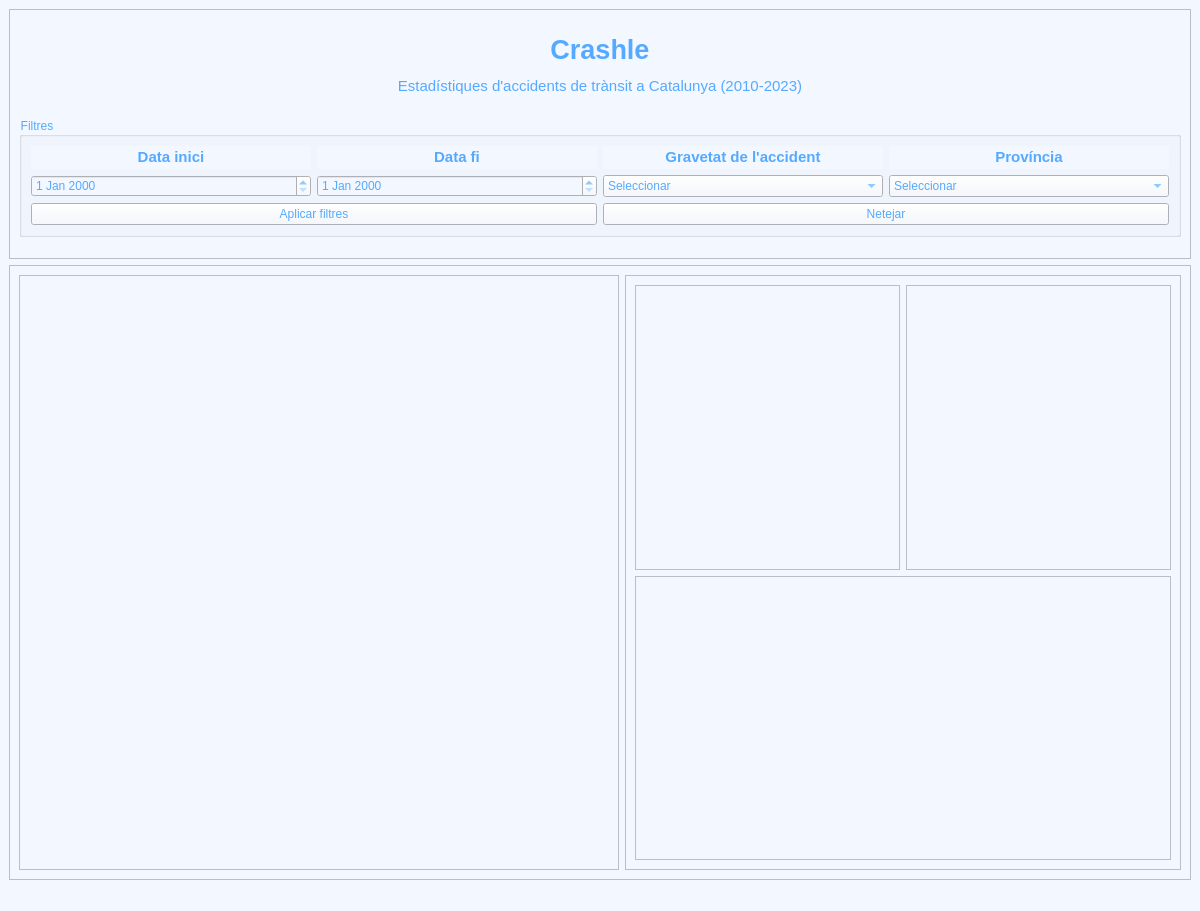
<?xml version="1.0" encoding="UTF-8"?>
<ui version="4.0">
 <class>MainWindow</class>
 <widget class="QMainWindow" name="MainWindow">
  <property name="geometry">
   <rect>
    <x>0</x>
    <y>0</y>
    <width>1200</width>
    <height>911</height>
   </rect>
  </property>
  <property name="windowTitle">
   <string>MainWindow</string>
  </property>
  <property name="styleSheet">
   <string notr="true">background-color: rgb(243, 247, 255);</string>
  </property>
  <widget class="QWidget" name="centralWidget">
   <property name="maximumSize">
    <size>
     <width>16777215</width>
     <height>900</height>
    </size>
   </property>
   <layout class="QVBoxLayout" name="verticalLayout_5">
    <item>
     <widget class="QFrame" name="headerFrame">
      <property name="maximumSize">
       <size>
        <width>16777215</width>
        <height>250</height>
       </size>
      </property>
      <property name="frameShape">
       <enum>QFrame::Shape::StyledPanel</enum>
      </property>
      <property name="frameShadow">
       <enum>QFrame::Shadow::Raised</enum>
      </property>
      <layout class="QVBoxLayout" name="verticalLayout_6">
       <item>
        <widget class="QLabel" name="Header">
         <property name="minimumSize">
          <size>
           <width>0</width>
           <height>70</height>
          </size>
         </property>
         <property name="maximumSize">
          <size>
           <width>16777215</width>
           <height>70</height>
          </size>
         </property>
         <property name="styleSheet">
          <string notr="true">color: rgb(85, 170, 255);
gridline-color: rgb(0, 0, 255);
background-color: rgb(243, 247, 255);</string>
         </property>
         <property name="text">
          <string>&lt;html&gt;&lt;head/&gt;&lt;body&gt;&lt;p align=&quot;center&quot;&gt;&lt;span style=&quot; font-size:20pt; font-weight:700;&quot;&gt;Crashle&lt;/span&gt;&lt;/p&gt;&lt;p align=&quot;center&quot;&gt;&lt;span style=&quot; font-size:11pt;&quot;&gt;Estadístiques d'accidents de trànsit a Catalunya (2010-2023)&lt;/span&gt;&lt;/p&gt;&lt;/body&gt;&lt;/html&gt;</string>
         </property>
        </widget>
       </item>
       <item>
        <widget class="QGroupBox" name="FiltersGroup">
         <property name="minimumSize">
          <size>
           <width>0</width>
           <height>100</height>
          </size>
         </property>
         <property name="maximumSize">
          <size>
           <width>16777215</width>
           <height>120</height>
          </size>
         </property>
         <property name="styleSheet">
          <string notr="true">color: rgb(85, 170, 255);
font: 11pt &quot;Segoe UI&quot;;
background-color: rgb(243, 247, 255);
border-color: rgb(0, 0, 255);</string>
         </property>
         <property name="title">
          <string>Filtres</string>
         </property>
         <layout class="QGridLayout" name="gridLayout">
          <item row="1" column="3">
           <widget class="QComboBox" name="comboBox_5">
            <item>
             <property name="text">
              <string>Seleccionar</string>
             </property>
            </item>
            <item>
             <property name="text">
              <string>Barcelona</string>
             </property>
            </item>
            <item>
             <property name="text">
              <string>Girona</string>
             </property>
            </item>
            <item>
             <property name="text">
              <string>LLeida</string>
             </property>
            </item>
            <item>
             <property name="text">
              <string>Tarragona</string>
             </property>
            </item>
           </widget>
          </item>
          <item row="0" column="3">
           <widget class="QLabel" name="label_5">
            <property name="styleSheet">
             <string notr="true">color: rgb(85, 170, 255);
background-color: rgb(243, 247, 255);</string>
            </property>
            <property name="text">
             <string>&lt;html&gt;&lt;head/&gt;&lt;body&gt;&lt;p align=&quot;center&quot;&gt;&lt;span style=&quot; font-size:11pt; font-weight:700;&quot;&gt;Província&lt;/span&gt;&lt;/p&gt;&lt;/body&gt;&lt;/html&gt;</string>
            </property>
           </widget>
          </item>
          <item row="1" column="0">
           <widget class="QDateEdit" name="dateEdit">
            <property name="styleSheet">
             <string notr="true">color: rgb(85, 170, 255);
</string>
            </property>
           </widget>
          </item>
          <item row="1" column="1">
           <widget class="QDateEdit" name="dateEdit_2"/>
          </item>
          <item row="1" column="2">
           <widget class="QComboBox" name="comboBox_2">
            <item>
             <property name="text">
              <string>Seleccionar</string>
             </property>
            </item>
            <item>
             <property name="text">
              <string>Accident greu</string>
             </property>
            </item>
            <item>
             <property name="text">
              <string>Accident mortal</string>
             </property>
            </item>
           </widget>
          </item>
          <item row="0" column="0">
           <widget class="QLabel" name="label_2">
            <property name="styleSheet">
             <string notr="true">color: rgb(85, 170, 255);
font: 11pt &quot;Segoe UI&quot;;
background-color: rgb(243, 247, 255);</string>
            </property>
            <property name="text">
             <string>&lt;html&gt;&lt;head/&gt;&lt;body&gt;&lt;p align=&quot;center&quot;&gt;&lt;span style=&quot; font-size:11pt; font-weight:700;&quot;&gt;Data inici&lt;/span&gt;&lt;/p&gt;&lt;/body&gt;&lt;/html&gt;</string>
            </property>
           </widget>
          </item>
          <item row="0" column="1">
           <widget class="QLabel" name="label_3">
            <property name="styleSheet">
             <string notr="true">color: rgb(85, 170, 255);
background-color: rgb(243, 247, 255);</string>
            </property>
            <property name="text">
             <string>&lt;html&gt;&lt;head/&gt;&lt;body&gt;&lt;p align=&quot;center&quot;&gt;&lt;span style=&quot; font-size:11pt; font-weight:700;&quot;&gt;Data fi&lt;/span&gt;&lt;/p&gt;&lt;/body&gt;&lt;/html&gt;</string>
            </property>
           </widget>
          </item>
          <item row="0" column="2">
           <widget class="QLabel" name="label_4">
            <property name="styleSheet">
             <string notr="true">color: rgb(85, 170, 255);
background-color: rgb(243, 247, 255);</string>
            </property>
            <property name="text">
             <string>&lt;html&gt;&lt;head/&gt;&lt;body&gt;&lt;p align=&quot;center&quot;&gt;&lt;span style=&quot; font-size:11pt; font-weight:700;&quot;&gt;Gravetat de l'accident&lt;/span&gt;&lt;/p&gt;&lt;/body&gt;&lt;/html&gt;</string>
            </property>
           </widget>
          </item>
          <item row="2" column="0" colspan="2">
           <widget class="QPushButton" name="pushButton">
            <property name="text">
             <string>Aplicar filtres</string>
            </property>
           </widget>
          </item>
          <item row="2" column="2" colspan="2">
           <widget class="QPushButton" name="pushButton_2">
            <property name="text">
             <string>Netejar</string>
            </property>
           </widget>
          </item>
         </layout>
        </widget>
       </item>
      </layout>
     </widget>
    </item>
    <item>
     <widget class="QFrame" name="bottomFrame">
      <property name="maximumSize">
       <size>
        <width>16777215</width>
        <height>650</height>
       </size>
      </property>
      <property name="frameShape">
       <enum>QFrame::Shape::StyledPanel</enum>
      </property>
      <property name="frameShadow">
       <enum>QFrame::Shadow::Raised</enum>
      </property>
      <layout class="QHBoxLayout" name="horizontalLayout">
       <item>
        <widget class="QFrame" name="mapFrame">
         <property name="minimumSize">
          <size>
           <width>600</width>
           <height>0</height>
          </size>
         </property>
         <property name="frameShape">
          <enum>QFrame::Shape::StyledPanel</enum>
         </property>
         <property name="frameShadow">
          <enum>QFrame::Shadow::Raised</enum>
         </property>
         <layout class="QVBoxLayout" name="verticalLayout"/>
        </widget>
       </item>
       <item>
        <widget class="QFrame" name="dashboardFrame">
         <property name="frameShape">
          <enum>QFrame::Shape::StyledPanel</enum>
         </property>
         <property name="frameShadow">
          <enum>QFrame::Shadow::Raised</enum>
         </property>
         <layout class="QGridLayout" name="gridLayout_2">
          <item row="0" column="0">
           <widget class="QFrame" name="viaFrame">
            <property name="frameShape">
             <enum>QFrame::Shape::StyledPanel</enum>
            </property>
            <property name="frameShadow">
             <enum>QFrame::Shadow::Raised</enum>
            </property>
            <layout class="QVBoxLayout" name="verticalLayout_2"/>
           </widget>
          </item>
          <item row="0" column="1">
           <widget class="QFrame" name="provincesFrame">
            <property name="frameShape">
             <enum>QFrame::Shape::StyledPanel</enum>
            </property>
            <property name="frameShadow">
             <enum>QFrame::Shadow::Raised</enum>
            </property>
            <layout class="QVBoxLayout" name="verticalLayout_3"/>
           </widget>
          </item>
          <item row="1" column="0" colspan="2">
           <widget class="QFrame" name="temporalFrame">
            <property name="frameShape">
             <enum>QFrame::Shape::StyledPanel</enum>
            </property>
            <property name="frameShadow">
             <enum>QFrame::Shadow::Raised</enum>
            </property>
            <layout class="QVBoxLayout" name="verticalLayout_4"/>
           </widget>
          </item>
         </layout>
        </widget>
       </item>
      </layout>
     </widget>
    </item>
   </layout>
  </widget>
  <widget class="QMenuBar" name="menubar">
   <property name="geometry">
    <rect>
     <x>0</x>
     <y>0</y>
     <width>1200</width>
     <height>22</height>
    </rect>
   </property>
  </widget>
  <widget class="QStatusBar" name="statusbar"/>
 </widget>
 <resources/>
 <connections>
  <connection>
   <sender>dateEdit</sender>
   <signal>dateTimeChanged(QDateTime)</signal>
   <receiver>pushButton</receiver>
   <slot>click()</slot>
   <hints>
    <hint type="sourcelabel">
     <x>139</x>
     <y>205</y>
    </hint>
    <hint type="destinationlabel">
     <x>158</x>
     <y>240</y>
    </hint>
   </hints>
  </connection>
  <connection>
   <sender>dateEdit_2</sender>
   <signal>dateTimeChanged(QDateTime)</signal>
   <receiver>pushButton</receiver>
   <slot>click()</slot>
   <hints>
    <hint type="sourcelabel">
     <x>444</x>
     <y>207</y>
    </hint>
    <hint type="destinationlabel">
     <x>439</x>
     <y>241</y>
    </hint>
   </hints>
  </connection>
  <connection>
   <sender>comboBox_2</sender>
   <signal>currentIndexChanged(int)</signal>
   <receiver>pushButton</receiver>
   <slot>click()</slot>
   <hints>
    <hint type="sourcelabel">
     <x>702</x>
     <y>207</y>
    </hint>
    <hint type="destinationlabel">
     <x>568</x>
     <y>233</y>
    </hint>
   </hints>
  </connection>
  <connection>
   <sender>comboBox_5</sender>
   <signal>activated(int)</signal>
   <receiver>pushButton</receiver>
   <slot>click()</slot>
   <hints>
    <hint type="sourcelabel">
     <x>930</x>
     <y>205</y>
    </hint>
    <hint type="destinationlabel">
     <x>563</x>
     <y>238</y>
    </hint>
   </hints>
  </connection>
  <connection>
   <sender>pushButton</sender>
   <signal>clicked()</signal>
   <receiver>mapFrame</receiver>
   <slot>update()</slot>
   <hints>
    <hint type="sourcelabel">
     <x>334</x>
     <y>238</y>
    </hint>
    <hint type="destinationlabel">
     <x>331</x>
     <y>345</y>
    </hint>
   </hints>
  </connection>
  <connection>
   <sender>pushButton</sender>
   <signal>clicked()</signal>
   <receiver>viaFrame</receiver>
   <slot>update()</slot>
   <hints>
    <hint type="sourcelabel">
     <x>381</x>
     <y>241</y>
    </hint>
    <hint type="destinationlabel">
     <x>699</x>
     <y>344</y>
    </hint>
   </hints>
  </connection>
  <connection>
   <sender>pushButton</sender>
   <signal>clicked()</signal>
   <receiver>provincesFrame</receiver>
   <slot>update()</slot>
   <hints>
    <hint type="sourcelabel">
     <x>367</x>
     <y>239</y>
    </hint>
    <hint type="destinationlabel">
     <x>995</x>
     <y>355</y>
    </hint>
   </hints>
  </connection>
 </connections>
</ui>
